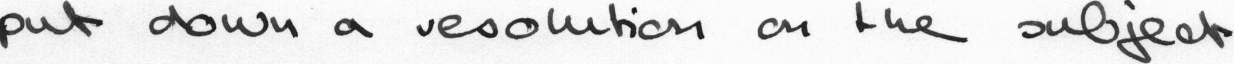
#> input picture hand-writing_model/test.jpg, 2467 x 128 px (shown at 1/2 size)
$ python -i image_preprocessor.py   (imports and definitions only)
#> lines starting #> are read from the running program, lines starting #| are printed output that depends on the picture; after the words box and inside, x2 and y2 are one past the last pixel; in counts of white or black regions, pixels touching at a corner belong together
### preprocessing/utils.py
import cv2
import numpy as np
import os
from typing import Optional


def load_image(image_path: str, color_mode: str = 'color') -> Optional[np.ndarray]:
      """Load an image from file path."""
#> called with image_path = '../hand-writing_model/test.jpg', color_mode = 'color'
      if not os.path.exists(image_path):
          print(f"Error: Image file {image_path} not found")
          return None

      try:
          if color_mode == 'grayscale':
              image = cv2.imread(image_path, cv2.IMREAD_GRAYSCALE)
          else:
              image = cv2.imread(image_path, cv2.IMREAD_COLOR)
#> image is the input picture: shape (128, 2467, 3); min 3, max 255, mean 223.8

          if image is None:
              print(f"Error: Could not read image {image_path}")
              return None

          return image
      except Exception as e:
          print(f"Error loading image {image_path}: {str(e)}")
          return None


# [12 lines left out: function save_image, not called in this run]

def validate_image(image: np.ndarray) -> bool:
      """Check if image is valid for processing."""
      if image is None:
          return False
      if len(image.shape) not in [2, 3]:
          return False
      if image.size == 0:
          return False

      height, width = image.shape[:2]
#> height = 128; width = 2467
      if height < 50 or width < 50:
          return False

      return True


# [39 lines left out: functions resize_image, get_image_info, not called in this run]

### preprocessing/image_preprocessor.py
import cv2
import numpy as np
from typing import Optional, Tuple
from .utils import load_image, save_image, validate_image


class ImagePreprocessor:
    """Main preprocessing pipeline for handwritten document images."""

    def __init__(self):
        self.processed_image = None
        self.original_image = None

    def preprocess(self, image_path: str, output_path: str = None) -> Optional[np.ndarray]:
        """Complete preprocessing pipeline."""
        self.original_image = load_image(image_path, color_mode='color')
        if not validate_image(self.original_image):
            return None

        gray = cv2.cvtColor(self.original_image, cv2.COLOR_BGR2GRAY)

        # Main processing chain
        processed = self.enhance_contrast(gray)
        processed = self.reduce_noise(processed, method='bilateral')
        processed = self.apply_threshold(processed, method='adaptive')
        processed = self.clean_binary_image(processed)

        self.processed_image = processed

        return processed

    def enhance_contrast(self, image: np.ndarray, method: str = 'clahe') -> np.ndarray:
        """Enhance image contrast."""
#> called with method = 'clahe'
        if method == 'clahe':
            clahe = cv2.createCLAHE(clipLimit=2.0, tileGridSize=(8, 8))
            return clahe.apply(image)
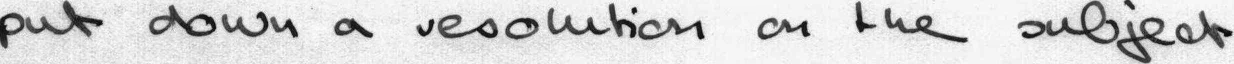
#> returned value: shape (128, 2467) (shown at 1/2 size); min 2, max 255, mean 212.8

        elif method == 'histogram_eq':
            return cv2.equalizeHist(image)

        elif method == 'gamma':
            gamma = 1.2
            lookup_table = np.array([((i / 255.0) ** gamma) * 255 for i in np.arange(0, 256)]).astype("uint8")
            return cv2.LUT(image, lookup_table)

        return image

    def reduce_noise(self, image: np.ndarray, method: str = 'bilateral') -> np.ndarray:
        """Reduce noise while preserving edges."""
#> called with method = 'bilateral'
        if method == 'bilateral':
            return cv2.bilateralFilter(image, 15, 120, 120)
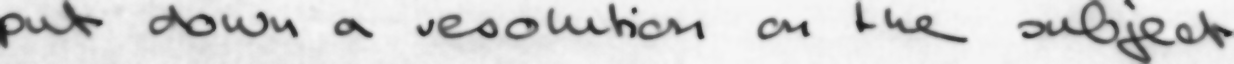
#> returned value: shape (128, 2467) (shown at 1/2 size); min 21, max 248, mean 212.9
        elif method == 'gaussian':
            return cv2.GaussianBlur(image, (5, 5), 0)
        elif method == 'median':
            return cv2.medianBlur(image, 5)

        return image

    def apply_threshold(self, image: np.ndarray, method: str = 'adaptive') -> np.ndarray:
        """Convert to binary image."""
#> called with method = 'adaptive'
        if method == 'adaptive':
            return cv2.adaptiveThreshold(
                image, 255, cv2.ADAPTIVE_THRESH_GAUSSIAN_C,
                cv2.THRESH_BINARY, 19, 8
            )
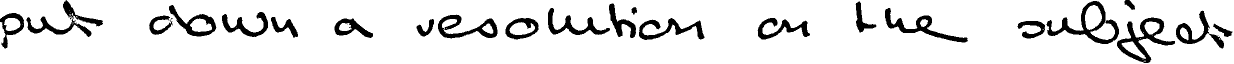
#> returned value: shape (128, 2467) (shown at 1/2 size); 89.4% white; 27 black regions (4 under 20 px), largest, box (x1, y1, x2, y2) and area: (2093, 2, 2238, 88) 3103, (2234, 35, 2350, 126) 3083, (52, 0, 206, 74) 2491
        elif method == 'otsu':
            _, binary = cv2.threshold(image, 0, 255, cv2.THRESH_BINARY + cv2.THRESH_OTSU)
            return binary
        elif method == 'simple':
            _, binary = cv2.threshold(image, 127, 255, cv2.THRESH_BINARY)
            return binary

        return image

    def clean_binary_image(self, image: np.ndarray) -> np.ndarray:
        """Remove noise from binary image."""
        # Remove salt-and-pepper noise
        cleaned = cv2.medianBlur(image, 5)
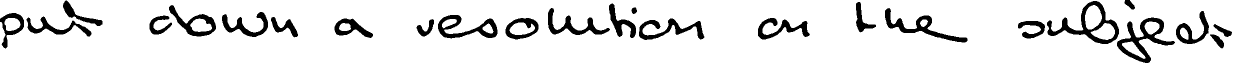
#> cleaned: shape (128, 2467) (shown at 1/2 size); 89.4% white; 25 black regions, largest, box (x1, y1, x2, y2) and area: (2094, 2, 2238, 88) 3120, (2234, 35, 2350, 126) 3102, (1770, 16, 1935, 85) 2397

        # Morphological opening to remove small noise
        kernel = cv2.getStructuringElement(cv2.MORPH_ELLIPSE, (5, 5))
        cleaned = cv2.morphologyEx(cleaned, cv2.MORPH_OPEN, kernel)
#> cleaned: shape (128, 2467); 89.4% white; 25 black regions, largest, box (x1, y1, x2, y2) and area: (2094, 0, 2238, 88) 3136, (2234, 35, 2350, 128) 3116, (1770, 16, 1935, 85) 2404

        # Filter out tiny components
        num_labels, labels, stats, centroids = cv2.connectedComponentsWithStats(cleaned, connectivity=8)
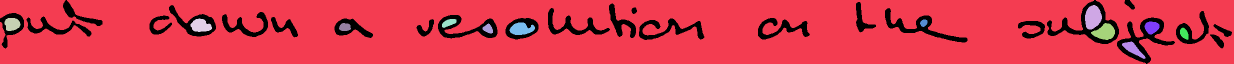
#> labels: shape (128, 2467) int32 (shown at 1/2 size); 14 distinct labels, from 0 to 13; one colour per label, 0 black
#> num_labels = 14; stats = 14 rows, first 6: [0, 0, 2464, 128, 33625], [0, 0, 2467, 128, 274889], [2170, 10, 34, 49, 1247], [9, 36, 32, 26, 657], [381, 37, 43, 27, 831], [884, 38, 29, 18, 325]; centroids = 14 rows, first 8: [1305.6, 55.02], [1217.1, 64.74], [2185.5, 34.16], [23.82, 47.98], [401, 51.1], [897.4, 45.31], [1847.2, 45.55], [2303.2, 54.39]
        min_size = 10
        cleaned_image = np.zeros_like(cleaned)

        for i in range(1, num_labels):
            if stats[i, cv2.CC_STAT_AREA] >= min_size:
                cleaned_image[labels == i] = 255

        # Smooth text characters
        kernel = cv2.getStructuringElement(cv2.MORPH_ELLIPSE, (2, 2))
        cleaned_image = cv2.morphologyEx(cleaned_image, cv2.MORPH_CLOSE, kernel)
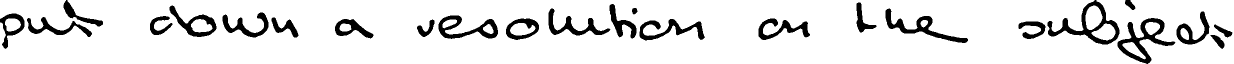
#> cleaned_image: shape (128, 2467) (shown at 1/2 size); 89.3% white; 25 black regions, largest, box (x1, y1, x2, y2) and area: (2095, 0, 2239, 89) 3150, (2235, 36, 2351, 128) 3121, (1771, 17, 1936, 86) 2415

        return cleaned_image

    # [50 lines left out: functions normalize_image, get_preprocessing_info, not called in this run]

>>> result = ImagePreprocessor().preprocess('../hand-writing_model/test.jpg')
